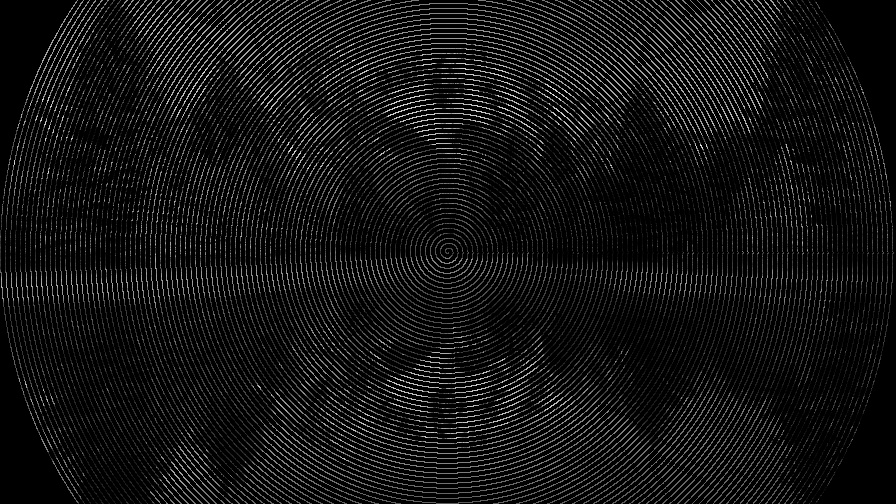
//> input picture ComputerVision/coursework/spiral_image.jpg, 896 x 504 px
$ ./coursework spiral_image.jpg 100   (built with g++ and OpenCV 4)
//> lines starting //> are read from the running program, lines starting //| are printed output that depends on the picture; after the words box and inside, x2 and y2 are one past the last pixel; in counts of white or black regions, pixels touching at a corner belong together
#include <opencv2/opencv.hpp>
#include <string>
#include <iostream>
#include <cmath>

using namespace cv;
using namespace std;

double averageColor(const Mat& inputImage) {
    Scalar sum = cv::sum(inputImage);
    double totalSum = sum[0] + sum[1] + sum[2];
    int totalPixels = inputImage.rows * inputImage.cols;
    double average = totalSum / (totalPixels * 3);

    return average;
}

Mat increaseBrightness(const Mat& inputImage, int brightnessValue) {

    Mat brightenedImage;
    inputImage.convertTo(brightenedImage, -1, 1, brightnessValue); // Увеличиваем яркость каждого пикселя

    return brightenedImage;
}

void createSpiralImage(const Mat& inputImage, Mat& outlineImage, Mat& filledImage, int spiralWidth) {
    int width = inputImage.cols;
    int height = inputImage.rows;
    Point2f center(width / 2.0f, height / 2.0f);

    outlineImage = Mat::ones(height, width, CV_8UC1) * 255;
    filledImage = Mat::ones(height, width, CV_8UC1) * 255;

    float maxAngle = max(height, width) * 2 * CV_PI; // Устанавливаем число оборотов

    Point2f prevPoint1, prevPoint2;
    bool hasPrevPoint = false;

    for (float angle = 0; angle < maxAngle; angle += 0.01f) {
        float radius = spiralWidth * angle / (2 * CV_PI);

        float x = center.x + radius * cos(angle);
        float y = center.y + radius * sin(angle);

        if (x >= 0 && x < width && y >= 0 && y < height) {
            int ix = static_cast<int>(x);
            int iy = static_cast<int>(y);

            uchar intensity;
            if (inputImage.channels() == 3) {
                Vec3b color = inputImage.at<Vec3b>(iy, ix);
                intensity = (color[0] + color[1] + color[2]) / 3; // Среднее значение для RGB изображения
            }
            else {
                intensity = inputImage.at<uchar>(iy, ix); // Значение для градаций серого
            }

            float thickness = 1 + ((255 - intensity) / 255.0f) * (spiralWidth - 1); // Толщина в зависимости от интенсивности

            Point2f point1(
                center.x + (radius - thickness / 2) * cos(angle),
                center.y + (radius - thickness / 2) * sin(angle)
            );
            Point2f point2(
                center.x + (radius + thickness / 2) * cos(angle),
                center.y + (radius + thickness / 2) * sin(angle)
            );

            if (hasPrevPoint) {
                line(outlineImage, prevPoint1, point1, Scalar(0, 0, 0), 1);
                line(outlineImage, prevPoint2, point2, Scalar(0, 0, 0), 1);

                // Заполнение области между линиями
                for (float i = 0; i <= 1.0; i += 0.01f) {
                    Point2f interPoint1 = prevPoint1 * (1.0f - i) + point1 * i;
                    Point2f interPoint2 = prevPoint2 * (1.0f - i) + point2 * i;
                    line(filledImage, interPoint1, interPoint2, Scalar(0, 0, 0), 1);
                }
            }

            prevPoint1 = point1;
            prevPoint2 = point2;
            hasPrevPoint = true;
        }
        else {
            hasPrevPoint = false; // Сбрасываем флаг, если точка выходит за границы изображения
        }
    }
}

int main(int argc, char* argv[]) {

    if (argc != 3) {
        cout << "Usage: ./coursework.exe <image_path> <spiral_width>" << endl;
        return -1;
    }

    string imagePath = argv[1];
    int spiralWidth = atoi(argv[2]) >= 5 ? atoi(argv[2]) : 5;

    Mat inputImage = imread(imagePath, IMREAD_COLOR);
//> inputImage is the input picture: 504 rows x 896 cols, CV_8UC3; min 0, max 233, mean 20.4
    if (inputImage.empty()) {
        cout << "Could not open or find the image" << endl;
        return -1;
    }

    // Контрастирование
    if (averageColor(inputImage) < 220) {
//> in averageColor, `Scalar sum = cv::sum(inputImage);`: sum = Scalar(9221361, 9221361, 9221361)
//> in averageColor, `double totalSum = sum[0] + sum[1] + sum[2];`: totalSum = 27664083
//> in averageColor, `double average = totalSum / (totalPixels * 3);`: average = 20.42
        char answer;
        cout << "The image is too dark, do you want to make it brighter? (y/n): ";
        cin >> answer;
//> the answer given: n

        if (answer == 'y') {
            inputImage = increaseBrightness(inputImage, 200 - averageColor(inputImage));
        }
        else {
            inputImage = increaseBrightness(inputImage, 0);
        }
    }

    Mat outlineImage, filledImage;
    createSpiralImage(inputImage, outlineImage, filledImage, spiralWidth);
//> the loop in createSpiralImage, `for (float angle = 0; angle < maxAngle; angle += 0.01f)` made 566286 passes
//> (color, intensity, thickness, prevPoint1, prevPoint2) on passes 1 to 10: ([76, 76, 76], 76, 70.49, Point(412.8, 252), Point(483.2, 252)), ([76, 76, 76], 76, 70.49, Point(412.9, 251.6), Point(483.4, 252.4)), ([76, 76, 76], 76, 70.49, Point(413.1, 251.3), Point(483.6, 252.7)), ([76, 76, 76], 76, 70.49, Point(413.2, 251), Point(483.7, 253.1)), ([76, 76, 76], 76, 70.49, Point(413.4, 250.6), Point(483.9, 253.4)), ([76, 76, 76], 76, 70.49, Point(413.6, 250.3), Point(484, 253.8)), ([76, 76, 76], 76, 70.49, Point(413.8, 249.9), Point(484.1, 254.2)), ([0, 0, 0], 0, 100, Point(399.2, 248.6), Point(499, 255.6)), ([0, 0, 0], 0, 100, Point(399.4, 248.1), Point(499.1, 256.1)), ([0, 0, 0], 0, 100, Point(399.6, 247.6), Point(499.2, 256.6))
//> (color, intensity, thickness, point1) on pass 50: ([0, 0, 0], 0, 100, Point(410.8, 232.1))
//> after the loop in createSpiralImage, `for (float angle = 0; angle < maxAngle; angle += 0.01f)`:
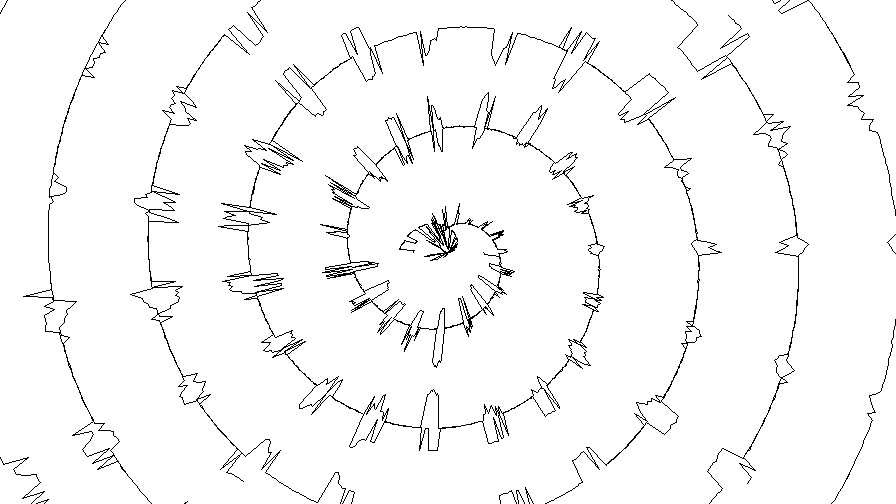
//> outlineImage: 504 rows x 896 cols, CV_8UC1; 96.9% white; black in thin lines or dots
//> after the loop in createSpiralImage, `for (float angle = 0; angle < maxAngle; angle += 0.01f)`:
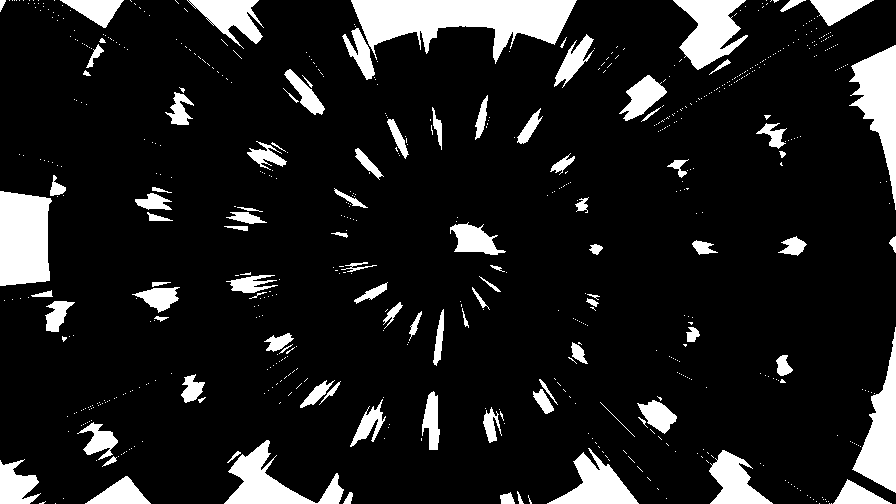
//> filledImage: 504 rows x 896 cols, CV_8UC1; 12.1% white; 644 white regions (548 under 20 px), largest, box (x1, y1, x2, y2) and area: (351, 0, 577, 64) 7719, (0, 191, 52, 286) 4343, (849, 45, 896, 210) 3494

    imshow("inputImage", inputImage);
    imshow("Spiral Outline Image", outlineImage);
    imshow("Spiral Filled Image", filledImage);
    imwrite("input_image.jpg", inputImage);
    imwrite("spiral_outline_image.jpg", outlineImage);
    imwrite("spiral_filled_image.jpg", filledImage);

    waitKey(0);
    return 0;
}

$ run again, on ComputerVision/coursework/woman (2).jpg
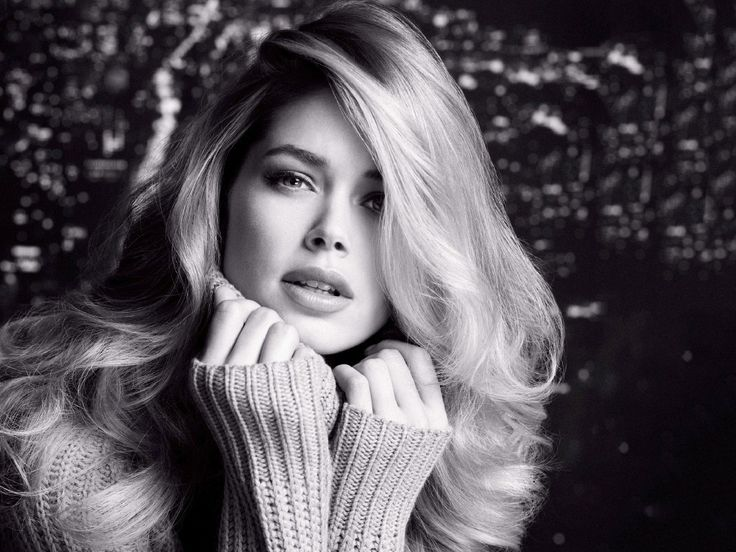
//> input picture ComputerVision/coursework/woman (2).jpg, 736 x 552 px
//> inputImage is the input picture: 552 rows x 736 cols, CV_8UC3; mean B, G, R 90.6, 84.5, 89.7
//> sum = Scalar(36815389, 34346391, 36456529)
//> totalSum = 107618309
//> average = 88.3
//> the loop in createSpiralImage, `for (float angle = 0; angle < maxAngle; angle += 0.01f)` made 463343 passes
//> (color, intensity, thickness, prevPoint1, prevPoint2) on passes 1 to 6: ([196, 190, 195], 193, 25.07, Point(355.5, 276), Point(380.5, 276)), ([196, 190, 195], 193, 25.07, Point(355.6, 275.9), Point(380.7, 276.1)), ([196, 190, 195], 193, 25.07, Point(355.8, 275.8), Point(380.9, 276.3)), ([196, 190, 195], 193, 25.07, Point(355.9, 275.6), Point(381, 276.4)), ([196, 190, 195], 193, 25.07, Point(356.1, 275.5), Point(381.2, 276.5)), ([196, 190, 195], 193, 25.07, Point(356.3, 275.4), Point(381.3, 276.7))
//> after the loop in createSpiralImage, `for (float angle = 0; angle < maxAngle; angle += 0.01f)`:
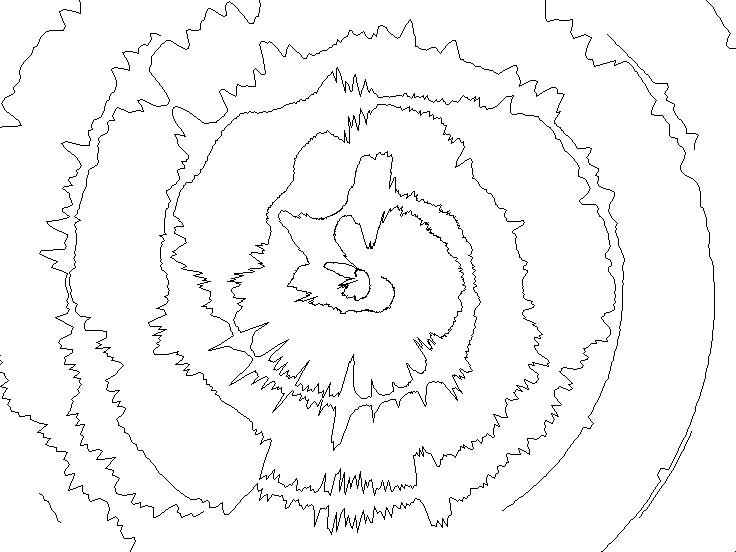
//> outlineImage: 552 rows x 736 cols, CV_8UC1; 97.1% white; black in thin lines or dots
//> after the loop in createSpiralImage, `for (float angle = 0; angle < maxAngle; angle += 0.01f)`:
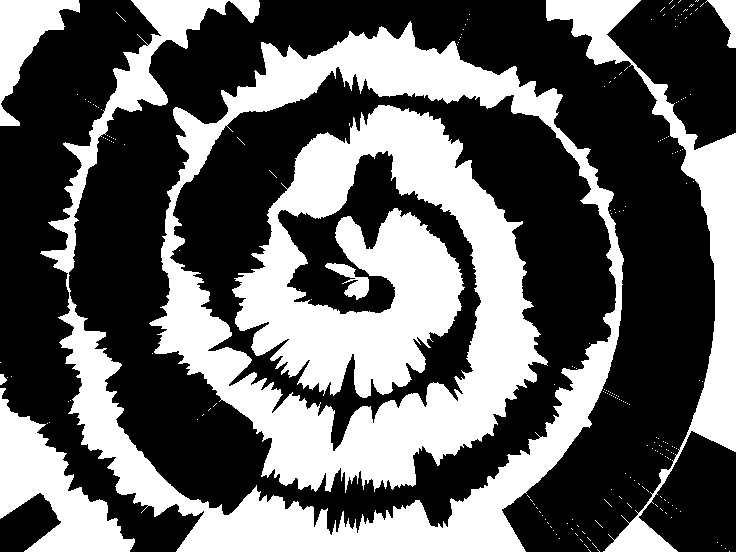
//> filledImage: 552 rows x 736 cols, CV_8UC1; 38.7% white; 206 white regions (199 under 20 px), largest, box (x1, y1, x2, y2) and area: (40, 0, 624, 552) 126857, (546, 0, 736, 552) 15722, (0, 388, 135, 552) 9107
